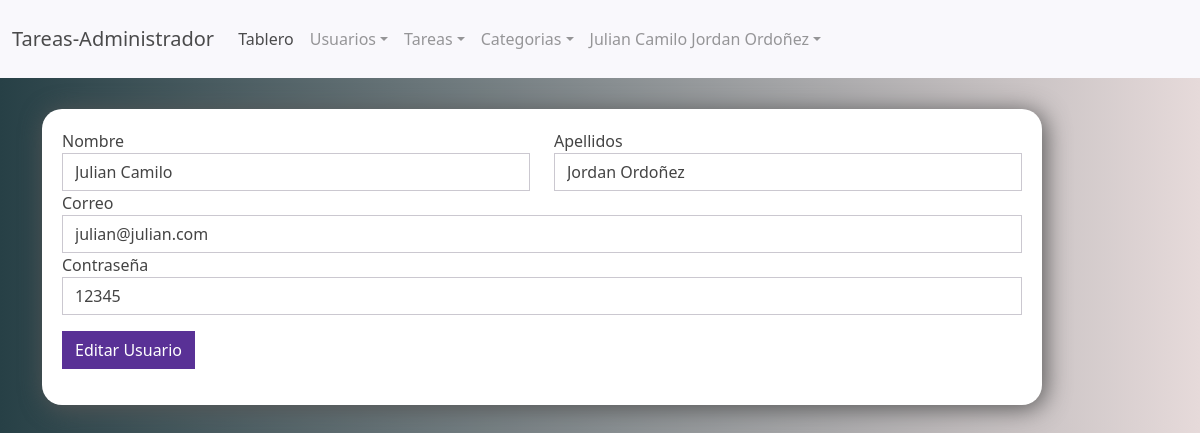
The page /administrador/pages/usuariosEditar.php?id=1 (signed in) on the database its author committed.
### tables this page shows
CREATE TABLE `usuarios` (
  `usuario_id` int(11) NOT NULL,
  `usuario_nombre` varchar(50) NOT NULL,
  `usuario_apellidos` varchar(50) NOT NULL,
  `usuario_correo` varchar(50) NOT NULL,
  `usuario_password` varchar(33) NOT NULL,
  `usuario_fecha` timestamp NOT NULL DEFAULT current_timestamp(),
  `usuario_rol` varchar(30) NOT NULL DEFAULT 'user'
);

### administrador/pages/usuariosEditar.php (the view, shortened to what this page needs)
<?php
include_once("../template/cabecera.php");
require_once("../../config/database.php");
$id=$_GET["id"];
$sql = "SELECT * FROM usuarios WHERE usuario_id=$id";
$usuario = mysqli_query($conexion,$sql);
$usuario = mysqli_fetch_assoc($usuario);
?>
<div class="contenedor-form-crear">
    <form action="control.Usuarios.php" method="POST" enctype="multipart/form-data">
        <div class="row">
            <div class="col l6">
                <div class="form-group">
                    <label for="">Nombre</label>
                    <input type="text" class="form-control" name="nombre" id="nombre" aria-describedby="helpId" placeholder="Ingresa nombres completos" value="<?=$usuario["usuario_nombre"]?>">
                </div>
            </div>
            <div class="col l6">
                <div class="form-group">
                    <label for="">Apellidos</label>
                    <input type="text" class="form-control" name="apellidos" id="apellidos" aria-describedby="helpId" placeholder="Ingresa apellidos completos" value="<?=$usuario["usuario_apellidos"]?>">
                </div>
            </div>
        </div>
        <div class="col l12">
            <div class="form-group">
                <label for="">Correo</label>
                <input type="email" class="form-control" name="correo" id="correo" aria-describedby="helpId" placeholder="Correo electrionico" value="<?=$usuario["usuario_correo"]?>">
            </div>
        </div>
        <div class="col l12">
            <div class="form-group">
                <label for="">Contraseña</label>
                <input type="text" class="form-control" name="password" id="password" aria-describedby="helpId" placeholder="Contraseña segura" value="<?=$usuario["usuario_password"]?>">
            </div>
        </div>
        <button type="submit" class="btn btn-primary my-3" name="editar-usu">Editar Usuario</button>
    </form>
</div>
<?php
include_once("../template/footer.php");
?>

### assets/css/main.css (style rules this page uses)
body { background: #E6DADA; background: -webkit-linear-gradient(to right, #274046, #E6DADA); background: linear-gradient(to right, #274046, #E6DADA); }
.contenedor-form-crear { width:1000px; background-color: #fff; padding: 20px; margin-top: 15px; box-shadow: 3px 3px 25px #555; border-radius: 20px; }

### rows shown on the page
usuarios: nombre "Julian Camilo", apellidos "Jordan Ordoñez", correo "julian@julian.com", password "12345"

### other values the page prints
$_SESSION["credenciales"]["usuario_nombre"] "Julian Camilo"
$_SESSION["credenciales"]["usuario_apellidos"] "Jordan Ordoñez"
